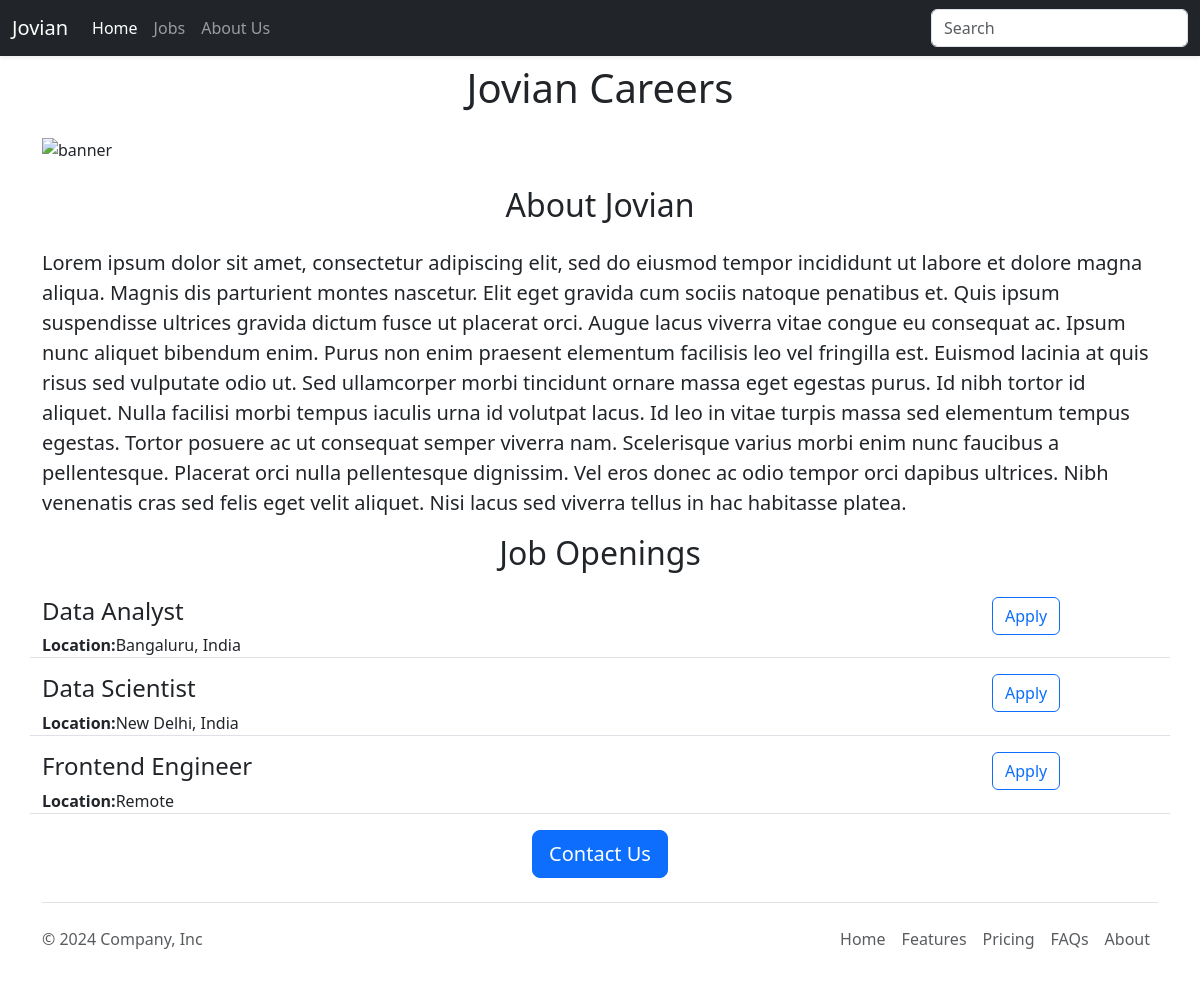
The page / on the database its author committed.
### tables this page shows
CREATE TABLE jobs (
    id INTEGER PRIMARY KEY AUTOINCREMENT,
    title VARCHAR(255) NOT NULL,
    location VARCHAR(255) NOT NULL,
    salary INT,
    currency VARCHAR(10),
    responsibilities VARCHAR(2000),
    requirements VARCHAR(2000)
);

### app.py (the view)
@app.route('/')
def index():
  jobs = load_jobs_from_db()
  return render_template('home.html', jobs=jobs)

### database.py (called while the page is built)
def load_jobs_from_db():
  with engine.connect() as conn:
    result = conn.execute(text("select * from jobs"))
    return result.all()

### templates/home.html (shortened to what this page needs)
<!DOCTYPE html>
<html lang="en">
<head>
  {% include 'bootstrap.html' %}
</head>
<body>
  {% include 'nav.html' %}
  <div class="container">
  <h1 class="text-center mt-2 mb-4">Jovian Careers</h1>
  {% include 'banner.html' %}
  <h2 id="about" class="text-center mt-4 mb-4">About Jovian</h2>
  <p class="lead">Lorem ipsum dolor sit amet, consectetur adipiscing elit, sed do eiusmod tempor incididunt ut labore et dolore magna aliqua. Magnis dis parturient montes nascetur. Elit eget gravida cum sociis natoque penatibus et. Quis ipsum suspendisse ultrices gravida dictum fusce ut placerat orci. Augue lacus viverra vitae congue eu consequat ac. Ipsum nunc aliquet bibendum enim. Purus non enim praesent elementum facilisis leo vel fringilla est. Euismod lacinia at quis risus sed vulputate odio ut. Sed ullamcorper morbi tincidunt ornare massa eget egestas purus. Id nibh tortor id aliquet. Nulla facilisi morbi tempus iaculis urna id volutpat lacus. Id leo in vitae turpis massa sed elementum tempus egestas. Tortor posuere ac ut consequat semper viverra nam. Scelerisque varius morbi enim nunc faucibus a pellentesque. Placerat orci nulla pellentesque dignissim. Vel eros donec ac odio tempor orci dapibus ultrices. Nibh venenatis cras sed felis eget velit aliquet. Nisi lacus sed viverra tellus in hac habitasse platea.
  </p>
  <h2 id="work" class="text-center mt-2 mb-4">Job Openings</h2>
  <div>
    {% for job in jobs%}
    {% include 'jobitem.html' %}
    {% endfor %}
  </div>
  <div class="text-center">
  <button class="btn btn-primary btn-lg">Contact Us</button>
  </div>
  </div>
  {% include 'footer.html' %}
</body>
</html>

### templates/jobitem.html (shortened to what this page needs)
 <div class="border-bottom row" style="margin-bottom:16px;padding-bottom=8px;">
     <div class="col-10">
     <h4 style="color:rgb(120,120,120) margin-bottom=4px;">{{ job.title }}</h4>
      <div><b>Location:</b>{{ job.location }} </div>
     </div>
     <div class="col-2">
     <a href="/job/{{ job.id }}" type="button" class="btn btn-outline-primary">Apply</a>
     </div>
</div>

### rows shown on the page
jobs: title "Data Analyst", location "Bangaluru, India"
jobs: title "Data Scientist", location "New Delhi, India"
jobs: title "Frontend Engineer", location "Remote"
